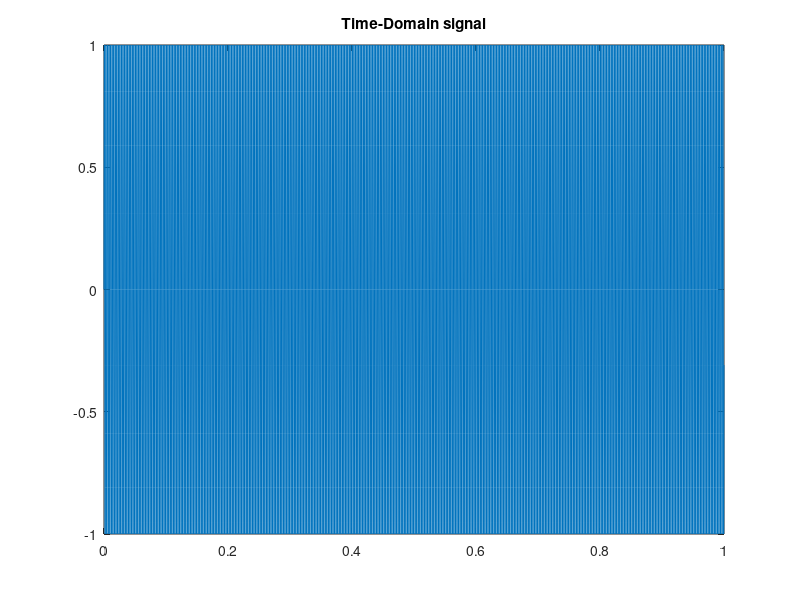
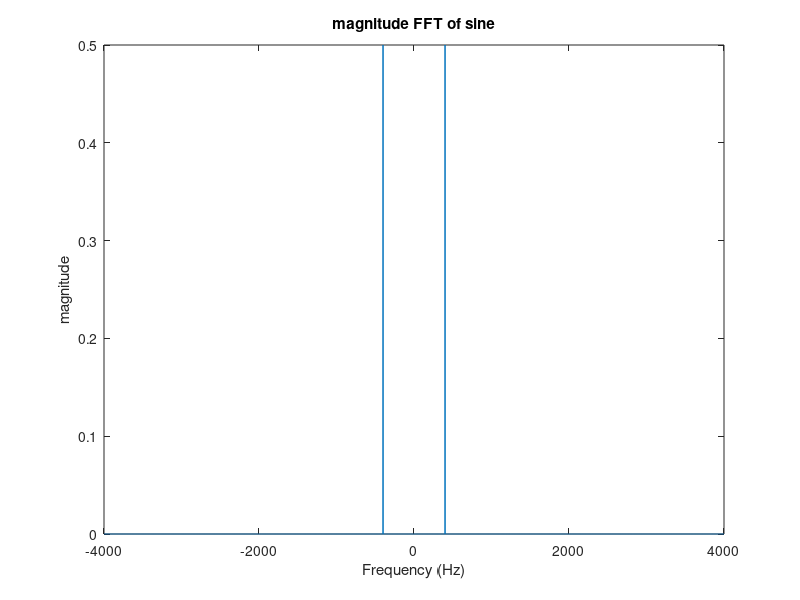

The MATLAB script that drew these images, in order:
fs = 8000;
f = 400; %Hz
%Define signal
t = 0:1/fs:1-1/fs;
signal = sin(2*pi*f*t);
%Plot to illustrate that it is a sine wave
plot(t, signal);
title('Time-Domain signal');
%Take fourier transform
fftSignal = fft(signal);
%apply fftshift to put it in the form we are used to (see documentation)
fftSignal = fftshift(fftSignal);
%Next, calculate the frequency axis, which is defined by the sampling rate
f = fs/2*linspace(-1,1,fs);

figure;
plot(f, abs(fftSignal)/fs);
title('magnitude FFT of sine');
xlabel('Frequency (Hz)');
ylabel('magnitude');